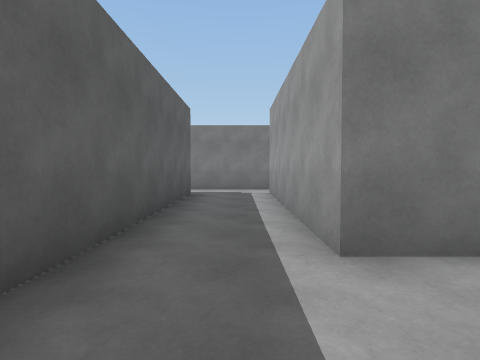
view 1 (above)

17 first-person views from a walk through a Unity game level. The camera is 1.3 m above the floor, tilts 2° down and sees 80° across. The floor is counted in squares, 2 m on a side. Each view is taken from the middle of a square. On the plan, view 1 faces up. The plan holds only what a view shows up to about 9 squares ahead; the rest is blank. The place goes on beyond the plan. The player character is not drawn.

view 2
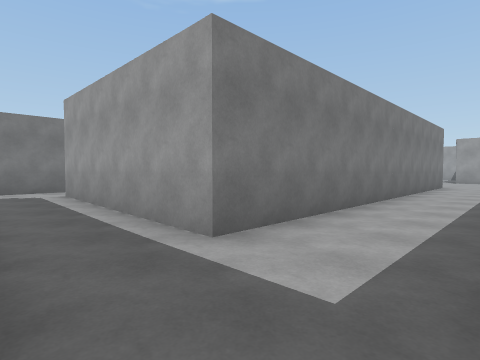

view 3
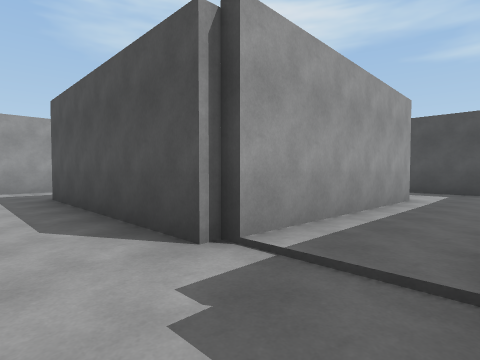

view 4
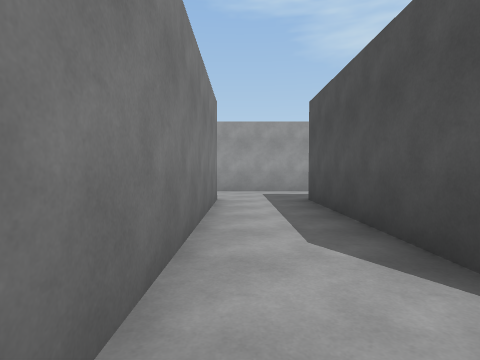

view 5
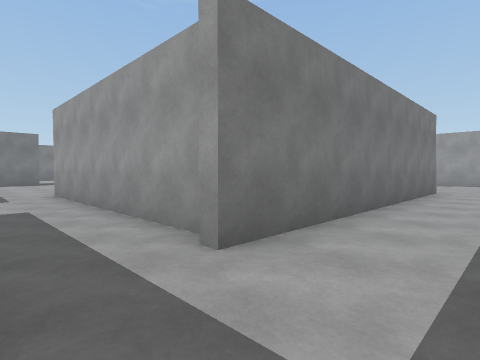

view 6
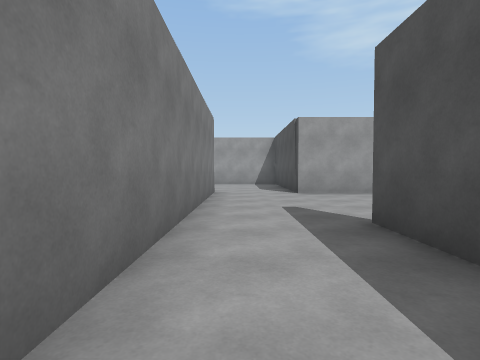

view 7
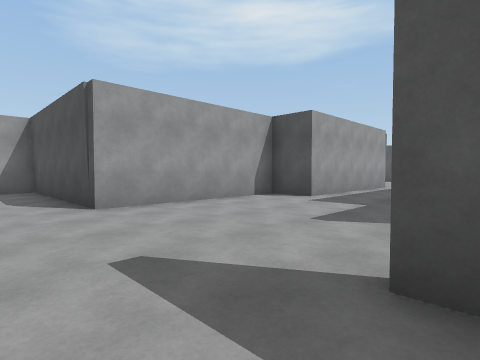

view 8
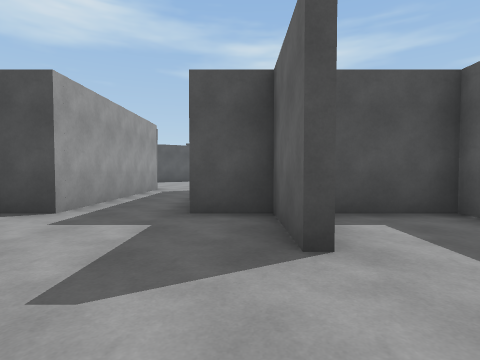

view 9
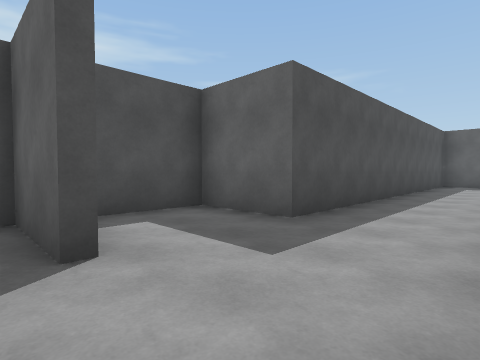

view 10
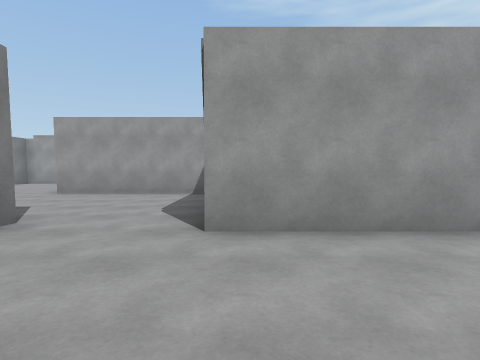

view 11
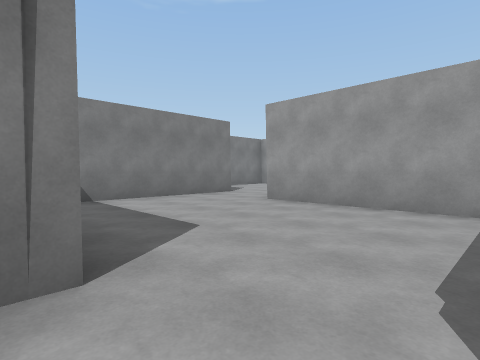

view 12
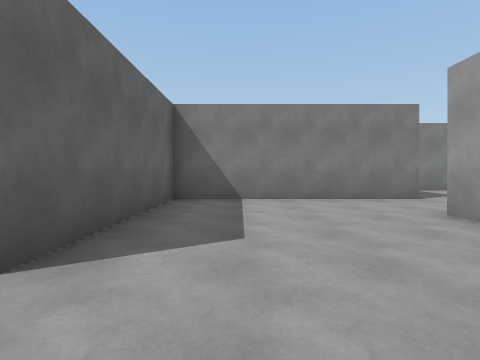

view 13
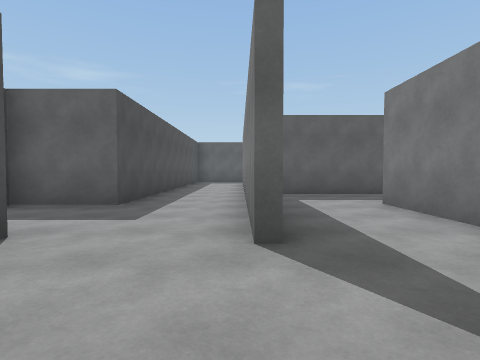

view 14
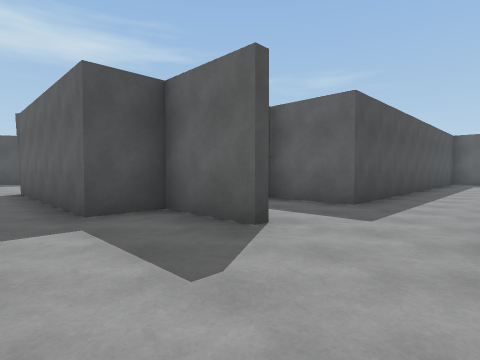

view 15
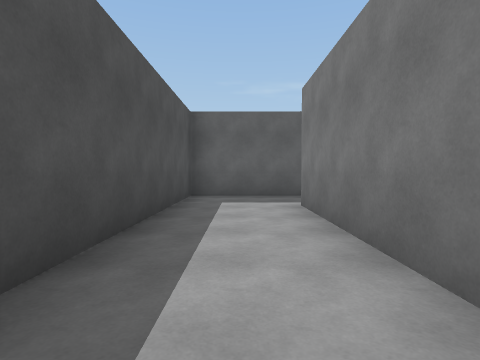

view 16
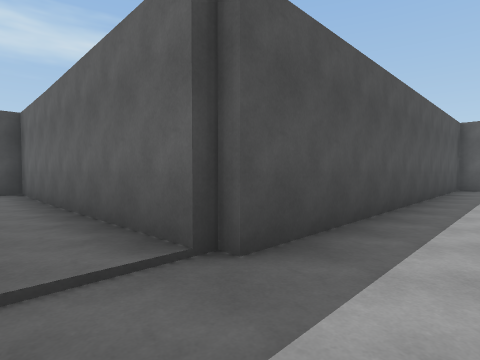

view 17
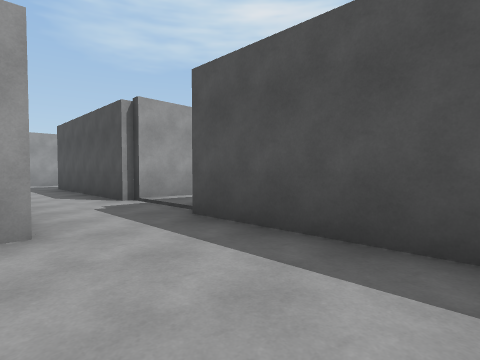

### Floor plan
Points are (right, up) in squares from view 1. A wall is a line through its corners. A room is listed if a view was taken in it or the views show most of it. See-through windows are left out.
Room 1 (views 1, 2, 3, 4, 5, 6, 7, 8, 9, 10, 13, 14, 15, 16, 17)
walls: (8.8, 5.2) (8.8, 10.5); (9.9, 2.4) (11.5, 2.4); (6.3, 6) (6.3, 3.1); (11.5, 2.1) (0.8, 2.1) (0.8, 7.5) (6.2, 7.5); (11.5, -0.1) (11.5, -2.2) (12.7, -2.2) (12.7, -7.5); (6.1, 9.5) (-0.2, 9.5); (15.5, 4.8) (8.5, 4.8); (-1.2, 7.4) (-1.2, -0.2) (8.7, -0.2) (8.7, -2.2) (10.6, -2.2); (14.7, -7) (14.7, -2.2) (16, -2.2) (16, 2.4); (-5.5, 7.5) (-1.5, 7.5)
ways out: opening at (16, 3.5) to room 2; opening at (13.5, -7)
Room 2 (views 11, 12)
walls: (22, 9.5) (16.5, 9.5) (16.5, 4.8) (15.5, 4.8); (16, 2.4) (21, 2.4) (21, 7.2)
ways out: opening at (16, 3.5) to room 1

Positions as (right, up) in squares from view 1, and headings:
1: (0, 0), facing up
2: (-1, 0), facing up-right
3: (-1, 9), facing down-right
4: (0, 9), facing right
5: (7, 3), facing up-right
6: (8, 4), facing right
7: (11, 4), facing down-right
8: (12, 2), facing down
9: (12, 2), facing down-left
10: (13, 2), facing right
11: (16, 3), facing up-right
12: (18, 3), facing up
13: (14, 2), facing left
14: (14, 2), facing down-left
15: (6, 1), facing left
16: (0, 9), facing down-left
17: (-5, 10), facing down-right
